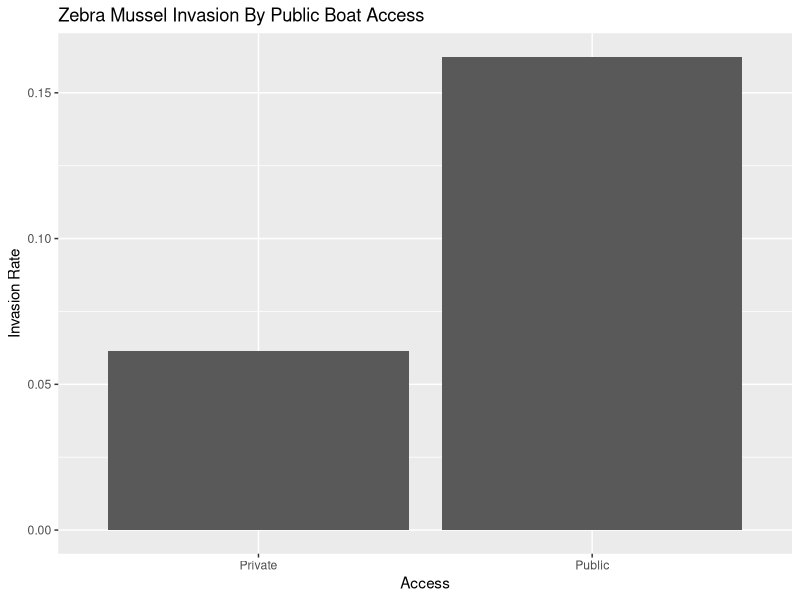
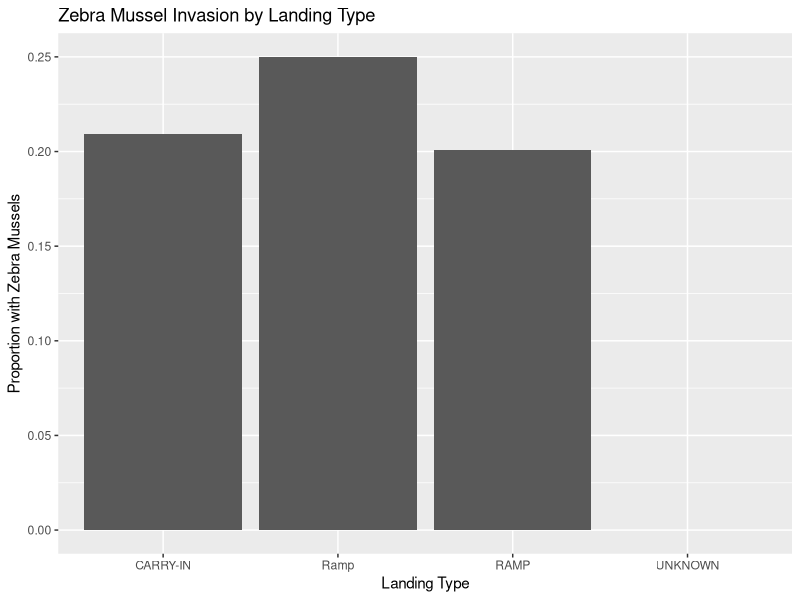
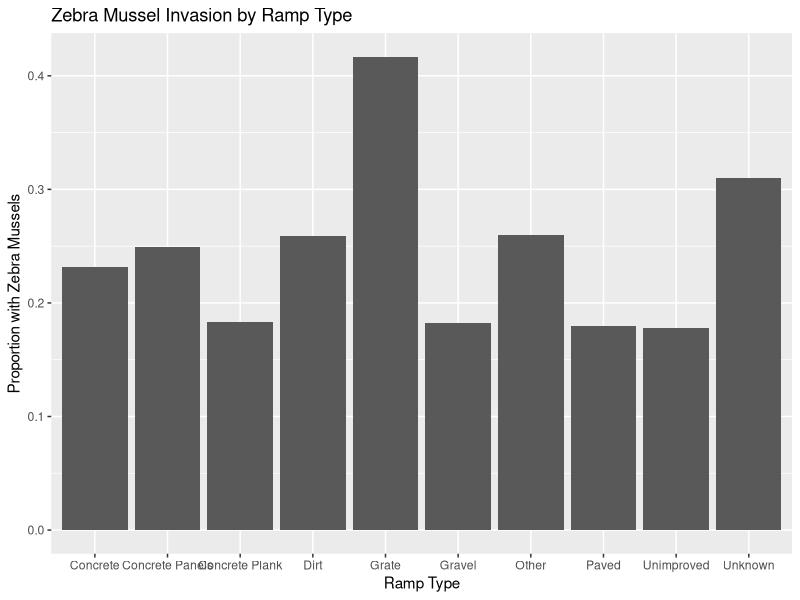

Reproduce these figures in R, in order.
## ---- chunk 1
library(tidyverse)
library(readxl)
library(dplyr)
## ---- chunk 2
Boat_Access<-read_csv("Data/Public_Boat_Access_Sites.csv")
AIS<-read_csv("Data/WatersWithAIS (1).csv")
Boat_Access
AIS
## ---- chunk 3
Boat_Access<- Boat_Access |>
  rename(Waterbody_Name= WATERBODY_NAME_TEXT)
## ---- chunk 4
Boat_Access$lake_name <- toupper(Boat_Access$Waterbody_Name)
AIS$lake_name <- toupper(AIS$`Waterbody Name`)

AIS <- AIS |>
  mutate(zebra_present = as.integer(str_detect(`Invasive Species`, "Zebra Mussel")) )

## ---- chunk 5
lake_data <- AIS |>
  left_join(Boat_Access, by = "lake_name", relationship = "many-to-many")
## ---- chunk 6
lake_data<- lake_data |> select(`Waterbody Name`, LANDING_TYPE_CODE, RAMP_TYPE_CODE, zebra_present)
lake_data
## ---- chunk 7
boat_summary <- Boat_Access |>
  group_by(lake_name) |>
  summarize(
    has_public_access = 1,  
    any_ramp = as.integer(any(!is.na(RAMP_TYPE_CODE))),
    any_landing = as.integer(any(!is.na(LANDING_TYPE_CODE)))
  )
boat_summary
## ---- chunk 8
lake_data <- AIS |>
  left_join(boat_summary, by = "lake_name")
lake_data <- lake_data
## ---- chunk 9
lake_data <- lake_data |>
  mutate(
    has_public_access = replace_na(has_public_access, 0),
    any_ramp = replace_na(any_ramp, 0),
    any_landing = replace_na(any_landing, 0)
  )
lake_data <- lake_data |>
  select(lake_name, zebra_present, has_public_access, any_ramp, any_landing)
lake_data
## ---- chunk 10
Invasion_rate_col<- lake_data |>
  group_by(has_public_access) |>
  summarise(invasion_rate = mean(zebra_present, na.rm = TRUE)) |>
  mutate(access = ifelse(has_public_access == 1, "Public", "Private"))|>
  ggplot(aes(x=access, y = invasion_rate)) +
  geom_col() + 
  labs(
    x = "Access", 
    y = "Invasion Rate",
    title = "Zebra Mussel Invasion By Public Boat Access"
  )
Invasion_rate_col
## ---- chunk 11
landing_type_data<- Boat_Access |>
  select(lake_name, LANDING_TYPE_CODE, RAMP_TYPE_CODE) |>
  distinct()
landing_type_data <- landing_type_data |>
  left_join(
    AIS |> select(lake_name, zebra_present),
    by = "lake_name")
landing_type_data
## ---- chunk 12
landing_data<- landing_type_data |>
  filter(!is.na(LANDING_TYPE_CODE)) |>
  group_by(LANDING_TYPE_CODE) |>
  summarise(
    invasion_rate = mean(zebra_present, na.rm = TRUE),
    n_lakes = n_distinct(lake_name))

landing_data |>
  ggplot(aes(x = LANDING_TYPE_CODE, y = invasion_rate)) +
  geom_col() + labs( x = "Landing Type",
    y = "Proportion with Zebra Mussels",
    title = "Zebra Mussel Invasion by Landing Type"
  )
landing_data
## ---- chunk 13
ramp_data <- landing_type_data |>
  filter(!is.na(RAMP_TYPE_CODE)) |>
  group_by(RAMP_TYPE_CODE) |>
  summarise(
    invasion_rate = mean(zebra_present, na.rm = TRUE),
    n_lakes = n_distinct(lake_name)) 


ramp_data |>
  ggplot(aes(x = RAMP_TYPE_CODE, y = invasion_rate)) +
  geom_col() + labs( x = "Ramp Type",
    y = "Proportion with Zebra Mussels",
    title = "Zebra Mussel Invasion by Ramp Type"
  )
ramp_data
## ---- chunk 14
lake_data |>
  group_by(has_public_access) |>
  summarise(
    invasion_rate = mean(zebra_present, na.rm = TRUE)) |>
  pivot_wider(names_from =has_public_access,values_from= invasion_rate)|>
  knitr::kable(digits = 3, col.names = c("Private", "Public"))
## ---- chunk 15
landing_data |>
  select(LANDING_TYPE_CODE, invasion_rate) |>
  pivot_wider(names_from=LANDING_TYPE_CODE, values_from = invasion_rate)|> 
  knitr::kable(digits = 3, col.names = c("Carry-in", "Ramp", "Ramp", "Unknown"))
## ---- chunk 16
ramp_data|> select(RAMP_TYPE_CODE, invasion_rate) |>
  pivot_wider(names_from=RAMP_TYPE_CODE, values_from = invasion_rate)|> 
  knitr::kable(digits = 2)
